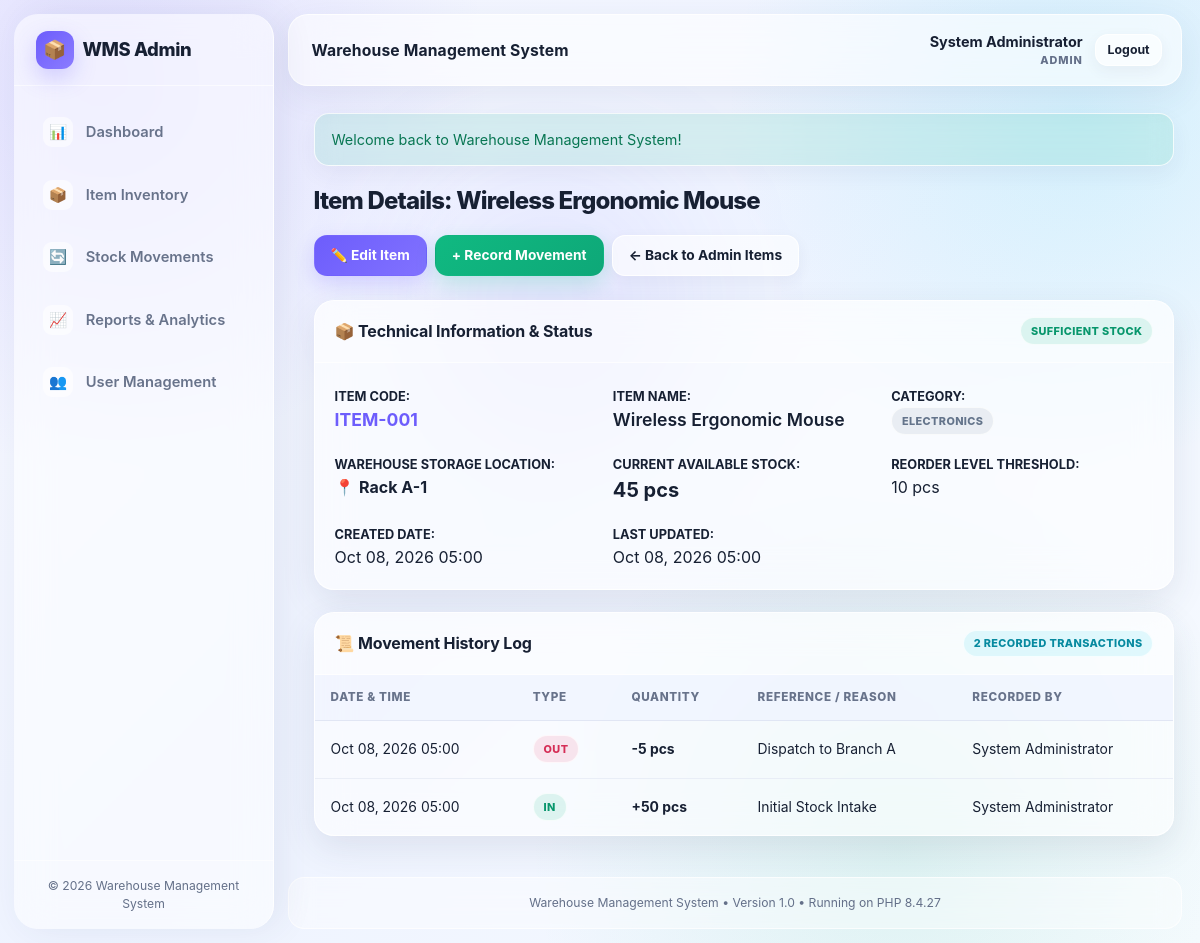
The app's page /user/item-details.php?id=1 (signed in) with its own data.
### tables this page shows
CREATE TABLE IF NOT EXISTS `users` (
  `id` INT UNSIGNED AUTO_INCREMENT PRIMARY KEY,
  `full_name` VARCHAR(100) NOT NULL,
  `username` VARCHAR(50) NOT NULL UNIQUE,
  `password_hash` VARCHAR(255) NOT NULL,
  `role` ENUM('admin', 'user') NOT NULL DEFAULT 'user',
  `is_active` TINYINT(1) NOT NULL DEFAULT 1,
  `created_at` DATETIME NOT NULL DEFAULT CURRENT_TIMESTAMP,
  `updated_at` DATETIME NOT NULL DEFAULT CURRENT_TIMESTAMP ON UPDATE CURRENT_TIMESTAMP,
  INDEX `idx_username` (`username`),
  INDEX `idx_role` (`role`)
);

CREATE TABLE IF NOT EXISTS `items` (
  `id` INT UNSIGNED AUTO_INCREMENT PRIMARY KEY,
  `item_code` VARCHAR(50) NOT NULL UNIQUE,
  `item_name` VARCHAR(150) NOT NULL,
  `category` VARCHAR(100) NOT NULL,
  `location` VARCHAR(100) NOT NULL,
  `quantity` INT NOT NULL DEFAULT 0,
  `unit` VARCHAR(20) NOT NULL DEFAULT 'pcs',
  `reorder_level` INT NOT NULL DEFAULT 5,
  `created_at` DATETIME NOT NULL DEFAULT CURRENT_TIMESTAMP,
  `updated_at` DATETIME NOT NULL DEFAULT CURRENT_TIMESTAMP ON UPDATE CURRENT_TIMESTAMP,
  CONSTRAINT `chk_quantity_nonnegative` CHECK (`quantity` >= 0),
  CONSTRAINT `chk_reorder_nonnegative` CHECK (`reorder_level` >= 0),
  INDEX `idx_item_code` (`item_code`),
  INDEX `idx_item_name` (`item_name`),
  INDEX `idx_category` (`category`),
  INDEX `idx_location` (`location`)
);

CREATE TABLE IF NOT EXISTS `stock_movements` (
  `id` INT UNSIGNED AUTO_INCREMENT PRIMARY KEY,
  `item_id` INT UNSIGNED NOT NULL,
  `movement_type` ENUM('IN', 'OUT') NOT NULL,
  `quantity` INT NOT NULL,
  `movement_date` DATETIME NOT NULL DEFAULT CURRENT_TIMESTAMP,
  `reference_note` VARCHAR(255) DEFAULT NULL,
  `created_by` INT UNSIGNED NOT NULL,
  `created_at` DATETIME NOT NULL DEFAULT CURRENT_TIMESTAMP,
  CONSTRAINT `fk_movements_item` FOREIGN KEY (`item_id`) REFERENCES `items` (`id`) ON DELETE RESTRICT ON UPDATE CASCADE,
  CONSTRAINT `fk_movements_user` FOREIGN KEY (`created_by`) REFERENCES `users` (`id`) ON DELETE RESTRICT ON UPDATE CASCADE,
  CONSTRAINT `chk_movement_quantity_positive` CHECK (`quantity` > 0),
  INDEX `idx_item_id` (`item_id`),
  INDEX `idx_movement_type` (`movement_type`),
  INDEX `idx_movement_date` (`movement_date`),
  INDEX `idx_created_by` (`created_by`)
);

### includes/functions.php (called while the page is built, shortened)
<?php
function e(?string $value): string {
    return htmlspecialchars($value ?? '', ENT_QUOTES | ENT_SUBSTITUTE, 'UTF-8');
}
function url(string $path = ''): string {
    $cleanPath = '/' . ltrim($path, '/');
    return BASE_PATH . $cleanPath;
}
function get_flash_messages(): array {
    $messages = $_SESSION['flash_messages'] ?? [];
    return $messages;
}
function format_number(int $number): string {
    return number_format($number);
}
function format_datetime(?string $datetime): string {
    return date('M d, Y H:i', strtotime($datetime));
}

### includes/auth.php (called while the page is built, shortened)
<?php
require_once __DIR__ . '/functions.php';
function is_logged_in(): bool {
    return isset($_SESSION['user_id']) && !empty($_SESSION['user_id']);
}
function current_user(): ?array {
    return [
        'id'        => $_SESSION['user_id'],
        'full_name' => $_SESSION['user_fullname'] ?? '',
        'username'  => $_SESSION['user_username'] ?? '',
        'role'      => $_SESSION['user_role'] ?? ''
    ];
}
function is_admin(): bool {
    $user = current_user();
    return $user && $user['role'] === 'admin';
}

### user/item-details.php (the view, shortened to what this page needs)
<?php
$pdo = getDBConnection();
$itemId = (int)($_GET['id'] ?? 0);
$stmt = $pdo->prepare('SELECT * FROM items WHERE id = :id LIMIT 1');
$stmt->execute(['id' => $itemId]);
$item = $stmt->fetch();
$movStmt = $pdo->prepare('
    SELECT sm.id, sm.movement_type, sm.quantity, sm.movement_date, sm.reference_note, u.full_name as user_name
    FROM stock_movements sm
    JOIN users u ON sm.created_by = u.id
    WHERE sm.item_id = :item_id
    ORDER BY sm.movement_date DESC, sm.id DESC
');
$movStmt->execute(['item_id' => $itemId]);
$movements = $movStmt->fetchAll();
require_once __DIR__ . '/../includes/header.php';
?>
<div class="page-header">
    <h1 class="page-title">Item Details: <?= e($item['item_name']) ?></h1>
    <div class="btn-group">
        <?php if (is_admin()): ?>
            <a href="<?= url('admin/items.php?action=edit&id=' . $item['id']) ?>" class="btn btn-primary">✏️ Edit Item</a>
            <a href="<?= url('admin/movements.php?item_id=' . $item['id']) ?>" class="btn btn-success">+ Record Movement</a>
            <a href="<?= url('admin/items.php') ?>" class="btn btn-secondary">&larr; Back to Admin Items</a>
        <?php else: ?>
            <a href="<?= url('user/items.php') ?>" class="btn btn-secondary">&larr; Back to Catalog</a>
        <?php endif; ?>
    </div>
</div>
<div class="card">
    <div class="card-header">
        <h2 class="card-title">📦 Technical Information & Status</h2>
        <?php if ($item['quantity'] <= $item['reorder_level']): ?>
            <span class="badge badge-warning">Low Stock Alert</span>
        <?php else: ?>
            <span class="badge badge-success">Sufficient Stock</span>
        <?php endif; ?>
    </div>
    <div class="card-body">
        <div class="form-grid">
            <div>
                <strong class="text-muted" style="font-size: 0.8rem; text-transform: uppercase;">Item Code:</strong>
                <div style="font-size: 1.1rem; font-weight: 700; color: var(--primary-color);"><?= e($item['item_code']) ?></div>
            </div>
            <div>
                <strong class="text-muted" style="font-size: 0.8rem; text-transform: uppercase;">Item Name:</strong>
                <div style="font-size: 1.1rem; font-weight: 600;"><?= e($item['item_name']) ?></div>
            </div>
            <div>
                <strong class="text-muted" style="font-size: 0.8rem; text-transform: uppercase;">Category:</strong>
                <div><span class="badge badge-secondary"><?= e($item['category']) ?></span></div>
            </div>
            <div>
                <strong class="text-muted" style="font-size: 0.8rem; text-transform: uppercase;">Warehouse Storage Location:</strong>
                <div>📍 <strong><?= e($item['location']) ?></strong></div>
            </div>
            <div>
                <strong class="text-muted" style="font-size: 0.8rem; text-transform: uppercase;">Current Available Stock:</strong>
                <div style="font-size: 1.25rem; font-weight: 700;">
                    <?= format_number((int)$item['quantity']) ?> <?= e($item['unit']) ?>
                </div>
            </div>
            <div>
                <strong class="text-muted" style="font-size: 0.8rem; text-transform: uppercase;">Reorder Level Threshold:</strong>
                <div><?= format_number((int)$item['reorder_level']) ?> <?= e($item['unit']) ?></div>
            </div>
            <div>
                <strong class="text-muted" style="font-size: 0.8rem; text-transform: uppercase;">Created Date:</strong>
                <div><?= format_datetime($item['created_at']) ?></div>
            </div>
            <div>
                <strong class="text-muted" style="font-size: 0.8rem; text-transform: uppercase;">Last Updated:</strong>
                <div><?= format_datetime($item['updated_at']) ?></div>
            </div>
        </div>
    </div>
</div>
<div class="card">
    <div class="card-header">
        <h2 class="card-title">📜 Movement History Log</h2>
        <span class="badge badge-info"><?= count($movements) ?> Recorded Transactions</span>
    </div>
    <div class="card-body" style="padding: 0;">
        <div class="table-responsive">
            <table class="table">
                <thead>
                    <tr>
                        <th>Date & Time</th>
                        <th>Type</th>
                        <th>Quantity</th>
                        <th>Reference / Reason</th>
                        <th>Recorded By</th>
                    </tr>
                </thead>
                <tbody>
                    <?php if (empty($movements)): ?>
                        <tr>
                            <td colspan="5" style="text-align: center; padding: 1.5rem; color: var(--text-muted);">
                                No transaction history exists for this item yet.
                            </td>
                        </tr>
                    <?php else: ?>
                        <?php foreach ($movements as $m): ?>
                            <tr>
                                <td><?= format_datetime($m['movement_date']) ?></td>
                                <td>
                                    <?php if ($m['movement_type'] === 'IN'): ?>
                                        <span class="badge badge-success">IN</span>
                                    <?php else: ?>
                                        <span class="badge badge-danger">OUT</span>
                                    <?php endif; ?>
                                </td>
                                <td>
                                    <strong><?= $m['movement_type'] === 'IN' ? '+' : '-' ?><?= format_number((int)$m['quantity']) ?> <?= e($item['unit']) ?></strong>
                                </td>
                                <td><?= e($m['reference_note'] ?: '-') ?></td>
                                <td><?= e($m['user_name']) ?></td>
                            </tr>
                        <?php endforeach; ?>
                    <?php endif; ?>
                </tbody>
            </table>
        </div>
    </div>
</div>
<?php require_once __DIR__ . '/../includes/footer.php'; ?>

### includes/header.php (shortened to what this page needs)
<?php
$currentUser = current_user();
?>
<!DOCTYPE html>
<html lang="en">
<head>
    <link rel="stylesheet" href="<?= url('assets/css/style.css') ?>">
</head>
<body>
<div class="app-container">
<?php
if (is_logged_in()) {
    require_once __DIR__ . '/nav.php';
}
?>
<div class="main-wrapper">
<?php if (is_logged_in()): ?>
    <header class="top-header">
        <div class="header-title-area">
            <strong><?= e(APP_NAME) ?></strong>
        </div>
        <div class="user-profile">
            <div class="user-info">
                <div class="user-name"><?= e($currentUser['full_name']) ?></div>
                <div class="user-role"><?= e($currentUser['role']) ?></div>
            </div>
            <a href="<?= url('logout.php') ?>" class="btn btn-secondary btn-sm" title="Sign out">
                Logout
            </a>
        </div>
    </header>
<?php endif; ?>
<main class="content-area">
<?php
$flashMessages = get_flash_messages();
foreach ($flashMessages as $msg): ?>
    <div class="alert alert-<?= e($msg['type']) ?>">
        <span><?= e($message = $msg['message']) ?></span>
    </div>
<?php endforeach; ?>

### records on screen
users: full_name "System Administrator"
items: item_name "Wireless Ergonomic Mouse", item_code "ITEM-001", category "ELECTRONICS", location "Rack A-1", quantity "45", unit "pcs", reorder_level "10", created_at "Oct 08, 2026 05:00", updated_at "Oct 08, 2026 05:00"
stock_movements: movement_date "Oct 08, 2026 05:00", movement_type "OUT", quantity "5", item.unit "pcs", reference_note "Dispatch to Branch A", created_by.full_name "System Administrator"
stock_movements: movement_date "Oct 08, 2026 05:00", movement_type "IN", quantity "50", item.unit "pcs", reference_note "Initial Stock Intake", created_by.full_name "System Administrator"

### other values on screen
APP_NAME "Warehouse Management System"
$currentUser['role'] "ADMIN"
$message = $msg['message'] "Welcome back to Warehouse Management System!"
count($movements) "2"
PHP_VERSION "8.4.27"
